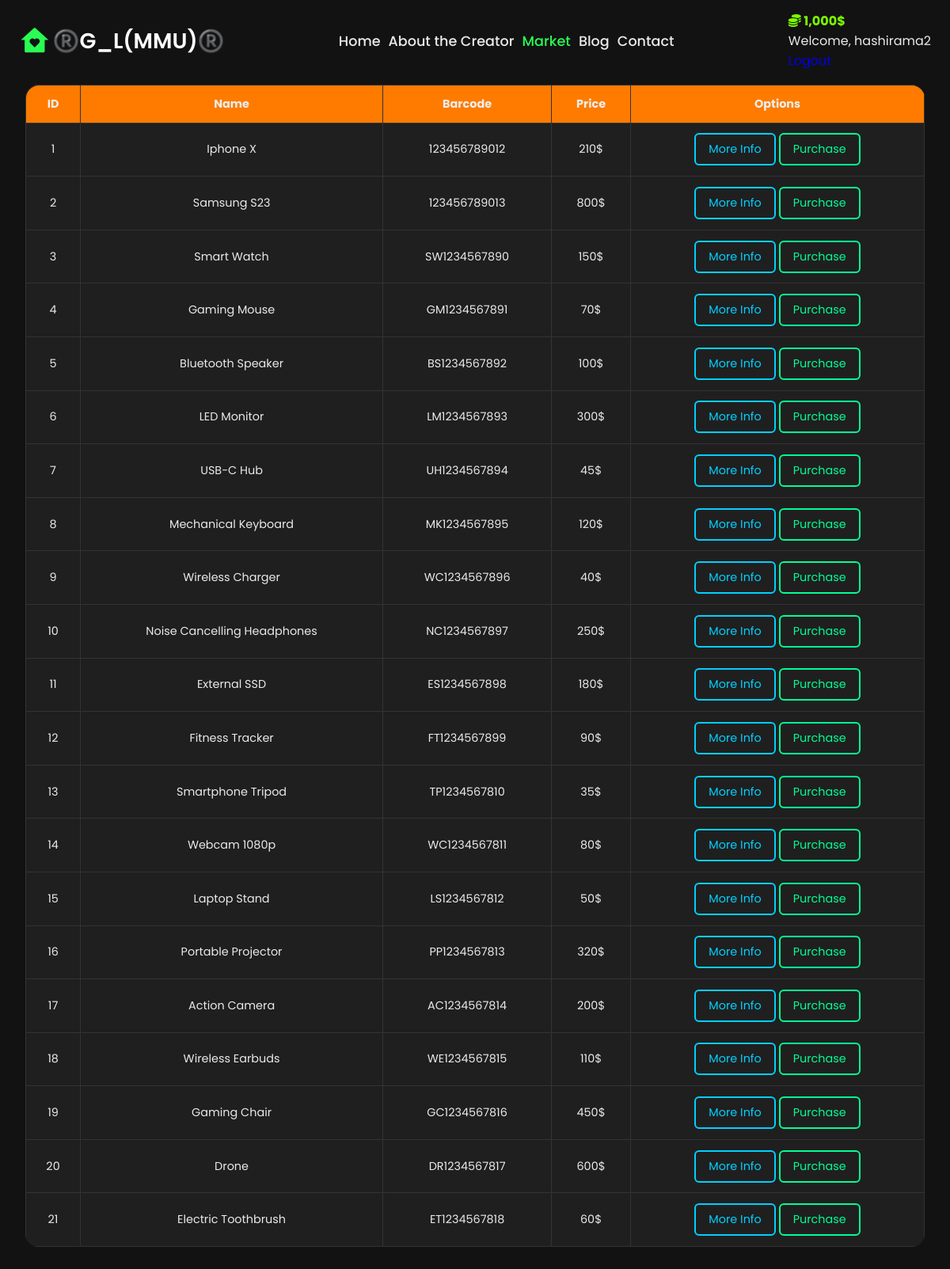
Page /market (signed in) on the committed database.
### market/models.py (models this page shows, shortened)
class User(db.Model, UserMixin):
    id = db.Column(db.Integer(), primary_key=True)
    username = db.Column(db.String(length=30), nullable=False, unique=True)
    email_address = db.Column(db.String(length=58), nullable=False, unique=True)
    pass_hash = db.Column(db.String(length=60), nullable=False)
    budget = db.Column(db.Integer(), nullable=False, default=1000)
    items = db.relationship('Item', backref='owned_user', lazy=True)
    @property
    def prettier_budget(self):
        if len(str(self.budget)) >= 4:
            return f'{str(self.budget)[:-3]},{str(self.budget)[-3:]}$'
        else:
            return f"{self.budget}$"
    @property
    def password(self):
        return self.password

class Item(db.Model):
    id = db.Column(db.Integer(), primary_key=True)
    name = db.Column(db.String(length=30), nullable=False, unique=True)
    price = db.Column(db.Integer(), nullable=False)
    barcode = db.Column(db.String(length=12), nullable=False, unique=True)
    description = db.Column(db.String(length=1024), nullable=False, unique=True)
    owner = db.Column(db.Integer(), db.ForeignKey('user.id'))

### market/routes.py (the view, shortened to what this page needs)
@app.route('/market', methods=['GET', 'POST'])
@login_required
def market_page():
    items = Item.query.filter_by(owner=None).all()
    owned_items = Item.query.filter_by(owner=current_user.id).all()
    purchase_forms = {item.id: PurchaseItemForm() for item in items}
    selling_form = SellItemForm()
    return render_template(
        'market.html',
        items=items,
        purchase_forms=purchase_forms,
        owned_items=owned_items,
        selling_form=selling_form
    )

### market/models.py (called while the page is built)
@login_manager.user_loader
def load_user(user_id):
    return User.query.get(int(user_id))

### market/templates/market.html (shortened to what this page needs)
<!DOCTYPE html>
<html lang="en">
<head>
  <link rel="stylesheet" href="{{ url_for('static', filename='css/styles.css') }}">
  <link rel="stylesheet" href="{{ url_for('static', filename='css/stylest.css') }}">
  <link href="https://cdn.jsdelivr.net/npm/remixicon@4.5.0/fonts/remixicon.css" rel="stylesheet" />
  <link rel="stylesheet" href="https://cdnjs.cloudflare.com/ajax/libs/font-awesome/6.5.2/css/all.min.css">
  <link rel="stylesheet" href="https://unpkg.com/boxicons@latest/css/boxicons.min.css">
</head>
<body id="mrktb" class="mkrtbay">
  <header style="padding-bottom: 50px;;">
    <a href="{{ url_for('home_page') }}" class="logo">
      <i class="ri-home-heart-fill"></i><span>®️G_L(MMU)®️</span>
    </a>
    <ul class="navbar">
      <li><a href="{{ url_for('home_page') }}">Home</a></li>
      <li><a href="{{ url_for('about_page') }}">About the Creator</a></li>
      <li><a href="{{ url_for('market_page') }}" class="active">Market</a></li>
      <li><a href="{{ url_for('blog_page') }}">Blog</a></li>
      <li><a href="{{ url_for('contact_page') }}">Contact</a></li>
    </ul>
    {% if current_user.is_authenticated %}
    <ul class="navbar-nav">
      <li class="nav-item">
          <a class="nav-lin" style="color: lawngreen; font-weight: bold">
              <i class="fas fa-coins"></i>
              {{ current_user.prettier_budget }}
          </a>
      </li>
      <li class="nav-item">
          <a class="nav-market">Welcome, {{ current_user.username }}</a>
      </li>
      <li class="nav-item">
          <a class="nav-link" href="{{ url_for('logout_page') }}">Logout</a>
      </li>
  </ul>
    {% else %}
      <div class="main">
        <a href="{{ url_for('login_page') }}" class="user"><i class="ri-user-fill"></i>Sign In</a>
        <a href="{{ url_for('register_page') }}">Register</a>
        <div class="bx bx-menu" id="menu-icon"></div>
      </div>
    {% endif %}
  </header>
  <div class="tables">
    <div class="table-cont">
      <table class="cont-tables">
        <thead>
          <tr class="table-hrow">
            <th>ID</th>
            <th>Name</th>
            <th>Barcode</th>
            <th>Price</th>
            <th>Options</th>
          </tr>
        </thead>
        <tbody>
            {% for item in items %}
              <tr id="tr12">
                <td>{{ item.id }}</td>
                <td>{{ item.name }}</td>
                <td>{{ item.barcode }}</td>
                <td>{{ item.price }}$</td>
                <td>
                  <button class="btn btn-outline btn-info" data-toggle="modal" data-target="#Modal-MoreInfo-{{ item.id }}">More Info</button>
                  <button class="btn btn-outline btn-success" data-toggle="modal" data-target="#Modal-PurchaseConfirm-{{ item.id }}">Purchase</button>
                </td>
              </tr>
            {% endfor %}
          </tbody>
      </table>
    </div>
  </div>
</body>
</html>

### market/static/css/styles.css (style rules this page uses)
* { padding: 0; margin: 0; box-sizing: border-box; font-family: 'Poppins', sans-serif; text-decoration: none; list-style: none; }
:root { --bg-color: #222327; --text-color: #fff; --main-color: #29fd53; }
body { min-height: 100vh; min-width: 100%; background: var(--bg-color); color: var(--text-color); }
header { position: fixed; width: 100%; top: 0; right: 0; z-index: 1000; display: flex; align-items: center; justify-content: space-between; background: transparent; padding: 28px 12%; transition: all .50s ease; }
.logo { display: flex; align-items: center; }
.logo i { color: var(--main-color); font-size: 38px; margin-right: 3px; }
.logo span { color: var(--text-color); font-size: 1.7rem; font-weight: 600; }
.navbar { display: flex; }
.navbar a { color: var(--text-color); font-size: 1.1rem; font-weight: 500; padding: 5px 0; margin: 0px 30px; transition: all .50s ease; }
.navbar a.active { color: var(--main-color); }
@media (max-width: 1280px ) { header { padding: 14px 2%; transition: .2s; } }
@media (max-width: 1280px ) { .navbar a { padding: 5px 0; margin: 0px 5px; } }
.tables { margin-top: 50px; padding: 3rem; }
.table-cont { width: 100%; overflow-x: auto; }
.cont-tables { margin: 25px auto; font-size: 0.9rem; width: 80%; border-radius: 1rem; border-collapse: collapse; overflow: hidden; }
.cont-tables thead tr { background-color: #ff7b00; color: #eee; text-align: left; }
.cont-tables thead th:first-child { border-top-left-radius: 1rem; }
.cont-tables thead th:last-child { border-top-right-radius: 1rem; }
.cont-tables th, .cont-tables td { padding: 12px 15px; border: 1px solid #ddd; }

### market/static/css/stylest.css (style rules this page uses)
* { box-sizing: border-box; }
body { font-family: 'Poppins', sans-serif; background-color: #121212; color: #eaeaea; }
.navbar a { text-decoration: none; color: #eaeaea; transition: 0.3s; }
.navbar a:hover, .navbar .active { color: #00ff95; }
.tables { padding: 2rem; }
.table-cont { overflow-x: auto; }
.cont-tables { width: 100%; border-collapse: collapse; color: #eaeaea; background-color: #1f1f1f; }
.cont-tables th, .cont-tables td { border: 1px solid #333; padding: 0.8rem; text-align: center; }
.table-hrow { background-color: #2a2a2a; }
.btn-outline { border-color: #555; }
.btn-info { color: #00d1ff; border-color: #00d1ff; }
.btn-success { color: #00ff95; border-color: #00ff95; }

### rows in the picture
User: prettier_budget "1,000$", username "hashirama2"
Item: id "1", name "Iphone X", barcode "123456789012", price "210"
Item: id "2", name "Samsung S23", barcode "123456789013", price "800"
Item: id "3", name "Smart Watch", barcode "SW1234567890", price "150"
Item: id "4", name "Gaming Mouse", barcode "GM1234567891", price "70"
Item: id "5", name "Bluetooth Speaker", barcode "BS1234567892", price "100"
Item: id "6", name "LED Monitor", barcode "LM1234567893", price "300"
Item: id "7", name "USB-C Hub", barcode "UH1234567894", price "45"
Item: id "8", name "Mechanical Keyboard", barcode "MK1234567895", price "120"
Item: id "9", name "Wireless Charger", barcode "WC1234567896", price "40"
Item: id "10", name "Noise Cancelling Headphones", barcode "NC1234567897", price "250"
Item: id "11", name "External SSD", barcode "ES1234567898", price "180"
Item: id "12", name "Fitness Tracker", barcode "FT1234567899", price "90"
Item: id "13", name "Smartphone Tripod", barcode "TP1234567810", price "35"
Item: id "14", name "Webcam 1080p", barcode "WC1234567811", price "80"
Item: id "15", name "Laptop Stand", barcode "LS1234567812", price "50"
Item: id "16", name "Portable Projector", barcode "PP1234567813", price "320"
Item: id "17", name "Action Camera", barcode "AC1234567814", price "200"
Item: id "18", name "Wireless Earbuds", barcode "WE1234567815", price "110"
Item: id "19", name "Gaming Chair", barcode "GC1234567816", price "450"
Item: id "20", name "Drone", barcode "DR1234567817", price "600"
Item: id "21", name "Electric Toothbrush", barcode "ET1234567818", price "60"
